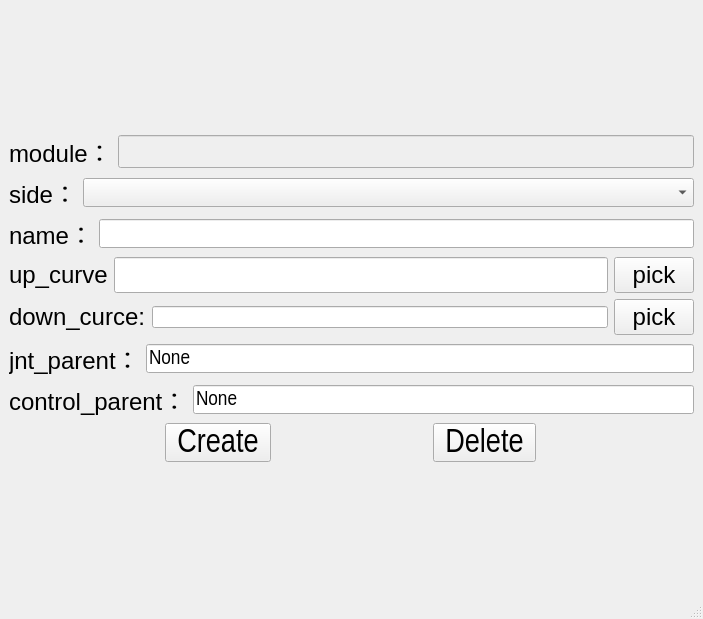
<?xml version="1.0" encoding="UTF-8"?>
<ui version="4.0">
 <class>MainWindow</class>
 <widget class="QMainWindow" name="MainWindow">
  <property name="geometry">
   <rect>
    <x>0</x>
    <y>0</y>
    <width>703</width>
    <height>619</height>
   </rect>
  </property>
  <property name="windowTitle">
   <string>MainWindow</string>
  </property>
  <widget class="QWidget" name="centralwidget">
   <layout class="QVBoxLayout" name="verticalLayout_2">
    <item>
     <layout class="QVBoxLayout" name="verticalLayout">
      <item>
       <layout class="QHBoxLayout" name="horizontalLayout">
        <item>
         <widget class="QLabel" name="label">
          <property name="sizePolicy">
           <sizepolicy hsizetype="Fixed" vsizetype="Fixed">
            <horstretch>0</horstretch>
            <verstretch>0</verstretch>
           </sizepolicy>
          </property>
          <property name="font">
           <font>
            <pointsize>18</pointsize>
            <kerning>true</kerning>
           </font>
          </property>
          <property name="contextMenuPolicy">
           <enum>Qt::PreventContextMenu</enum>
          </property>
          <property name="layoutDirection">
           <enum>Qt::LeftToRight</enum>
          </property>
          <property name="text">
           <string>module：</string>
          </property>
          <property name="alignment">
           <set>Qt::AlignLeading|Qt::AlignLeft|Qt::AlignVCenter</set>
          </property>
         </widget>
        </item>
        <item>
         <widget class="QLineEdit" name="module_edit">
          <property name="enabled">
           <bool>false</bool>
          </property>
          <property name="font">
           <font>
            <pointsize>16</pointsize>
           </font>
          </property>
         </widget>
        </item>
       </layout>
      </item>
      <item>
       <layout class="QHBoxLayout" name="horizontalLayout_2">
        <item>
         <widget class="QLabel" name="side_label">
          <property name="sizePolicy">
           <sizepolicy hsizetype="Fixed" vsizetype="Fixed">
            <horstretch>0</horstretch>
            <verstretch>0</verstretch>
           </sizepolicy>
          </property>
          <property name="font">
           <font>
            <pointsize>18</pointsize>
            <weight>50</weight>
            <bold>false</bold>
            <kerning>true</kerning>
           </font>
          </property>
          <property name="focusPolicy">
           <enum>Qt::NoFocus</enum>
          </property>
          <property name="contextMenuPolicy">
           <enum>Qt::DefaultContextMenu</enum>
          </property>
          <property name="layoutDirection">
           <enum>Qt::LeftToRight</enum>
          </property>
          <property name="text">
           <string>side：</string>
          </property>
          <property name="alignment">
           <set>Qt::AlignLeading|Qt::AlignLeft|Qt::AlignVCenter</set>
          </property>
         </widget>
        </item>
        <item>
         <widget class="QComboBox" name="side_cbox">
          <property name="sizePolicy">
           <sizepolicy hsizetype="Preferred" vsizetype="Fixed">
            <horstretch>0</horstretch>
            <verstretch>0</verstretch>
           </sizepolicy>
          </property>
          <property name="font">
           <font>
            <family>Arial Narrow</family>
            <pointsize>16</pointsize>
            <weight>50</weight>
            <bold>false</bold>
           </font>
          </property>
         </widget>
        </item>
       </layout>
      </item>
      <item>
       <layout class="QHBoxLayout" name="horizontalLayout_3">
        <item>
         <widget class="QLabel" name="label_4">
          <property name="sizePolicy">
           <sizepolicy hsizetype="Fixed" vsizetype="Fixed">
            <horstretch>0</horstretch>
            <verstretch>0</verstretch>
           </sizepolicy>
          </property>
          <property name="font">
           <font>
            <pointsize>18</pointsize>
            <weight>50</weight>
            <bold>false</bold>
            <kerning>true</kerning>
           </font>
          </property>
          <property name="layoutDirection">
           <enum>Qt::LeftToRight</enum>
          </property>
          <property name="text">
           <string>name：</string>
          </property>
          <property name="alignment">
           <set>Qt::AlignLeading|Qt::AlignLeft|Qt::AlignVCenter</set>
          </property>
         </widget>
        </item>
        <item>
         <widget class="QLineEdit" name="name_edit">
          <property name="font">
           <font>
            <family>Arial Narrow</family>
            <pointsize>16</pointsize>
           </font>
          </property>
         </widget>
        </item>
       </layout>
      </item>
      <item>
       <layout class="QHBoxLayout" name="horizontalLayout_4">
        <item>
         <widget class="QLabel" name="up_curce_label">
          <property name="font">
           <font>
            <pointsize>18</pointsize>
           </font>
          </property>
          <property name="text">
           <string>up_curve</string>
          </property>
         </widget>
        </item>
        <item>
         <widget class="QLineEdit" name="up_curce_edit">
          <property name="font">
           <font>
            <pointsize>18</pointsize>
           </font>
          </property>
         </widget>
        </item>
        <item>
         <widget class="QPushButton" name="up_curce_btn">
          <property name="font">
           <font>
            <pointsize>18</pointsize>
           </font>
          </property>
          <property name="text">
           <string>pick</string>
          </property>
         </widget>
        </item>
       </layout>
      </item>
      <item>
       <layout class="QHBoxLayout" name="horizontalLayout_8">
        <item>
         <widget class="QLabel" name="down_curce_label">
          <property name="font">
           <font>
            <pointsize>18</pointsize>
           </font>
          </property>
          <property name="text">
           <string>down_curce:</string>
          </property>
         </widget>
        </item>
        <item>
         <widget class="QLineEdit" name="down_curce_Edit"/>
        </item>
        <item>
         <widget class="QPushButton" name="down_curce_btn">
          <property name="font">
           <font>
            <pointsize>18</pointsize>
           </font>
          </property>
          <property name="text">
           <string>pick</string>
          </property>
         </widget>
        </item>
       </layout>
      </item>
      <item>
       <layout class="QHBoxLayout" name="horizontalLayout_5">
        <item>
         <widget class="QLabel" name="label_6">
          <property name="font">
           <font>
            <pointsize>18</pointsize>
            <weight>50</weight>
            <bold>false</bold>
            <kerning>true</kerning>
           </font>
          </property>
          <property name="layoutDirection">
           <enum>Qt::LeftToRight</enum>
          </property>
          <property name="text">
           <string>jnt_parent：</string>
          </property>
          <property name="alignment">
           <set>Qt::AlignLeading|Qt::AlignLeft|Qt::AlignVCenter</set>
          </property>
         </widget>
        </item>
        <item>
         <widget class="QLineEdit" name="jnt_parent_edit">
          <property name="font">
           <font>
            <family>Arial Narrow</family>
            <pointsize>16</pointsize>
           </font>
          </property>
          <property name="text">
           <string>None</string>
          </property>
         </widget>
        </item>
       </layout>
      </item>
      <item>
       <layout class="QHBoxLayout" name="horizontalLayout_6">
        <item>
         <widget class="QLabel" name="label_7">
          <property name="sizePolicy">
           <sizepolicy hsizetype="Fixed" vsizetype="Fixed">
            <horstretch>0</horstretch>
            <verstretch>0</verstretch>
           </sizepolicy>
          </property>
          <property name="font">
           <font>
            <pointsize>18</pointsize>
            <weight>50</weight>
            <bold>false</bold>
            <kerning>true</kerning>
           </font>
          </property>
          <property name="layoutDirection">
           <enum>Qt::LeftToRight</enum>
          </property>
          <property name="text">
           <string>control_parent：</string>
          </property>
          <property name="alignment">
           <set>Qt::AlignLeading|Qt::AlignLeft|Qt::AlignVCenter</set>
          </property>
         </widget>
        </item>
        <item>
         <widget class="QLineEdit" name="control_parent_edit">
          <property name="font">
           <font>
            <family>Arial Narrow</family>
            <pointsize>16</pointsize>
           </font>
          </property>
          <property name="text">
           <string>None</string>
          </property>
         </widget>
        </item>
       </layout>
      </item>
      <item>
       <layout class="QHBoxLayout" name="horizontalLayout_7">
        <item>
         <widget class="QToolButton" name="create_btn">
          <property name="enabled">
           <bool>true</bool>
          </property>
          <property name="font">
           <font>
            <family>Arial Narrow</family>
            <pointsize>25</pointsize>
           </font>
          </property>
          <property name="text">
           <string>Create</string>
          </property>
          <property name="iconSize">
           <size>
            <width>40</width>
            <height>40</height>
           </size>
          </property>
         </widget>
        </item>
        <item>
         <widget class="QToolButton" name="delete_btn">
          <property name="enabled">
           <bool>true</bool>
          </property>
          <property name="sizePolicy">
           <sizepolicy hsizetype="Fixed" vsizetype="Fixed">
            <horstretch>0</horstretch>
            <verstretch>0</verstretch>
           </sizepolicy>
          </property>
          <property name="font">
           <font>
            <family>Arial Narrow</family>
            <pointsize>25</pointsize>
           </font>
          </property>
          <property name="text">
           <string>Delete</string>
          </property>
          <property name="iconSize">
           <size>
            <width>40</width>
            <height>40</height>
           </size>
          </property>
          <property name="checked">
           <bool>false</bool>
          </property>
         </widget>
        </item>
       </layout>
      </item>
     </layout>
    </item>
   </layout>
  </widget>
  <widget class="QMenuBar" name="menubar">
   <property name="geometry">
    <rect>
     <x>0</x>
     <y>0</y>
     <width>703</width>
     <height>23</height>
    </rect>
   </property>
  </widget>
  <widget class="QStatusBar" name="statusbar"/>
 </widget>
 <resources/>
 <connections/>
</ui>
